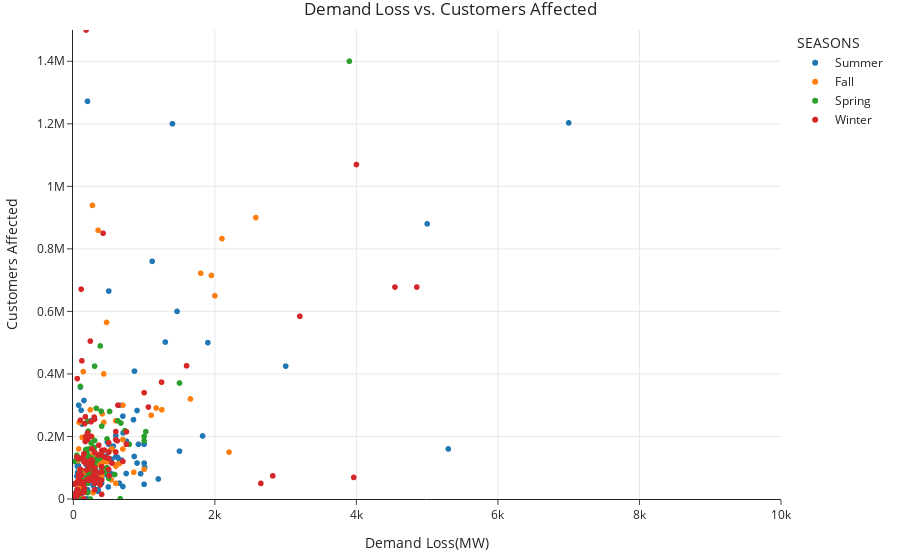

Notebook code cell kept with this figure:
### Code cell
fig = px.scatter(
    outages,
    x='DEMAND.LOSS.MW',
    y='CUSTOMERS.AFFECTED',
    title='Demand Loss vs. Customers Affected',
    labels={'CUSTOMERS.AFFECTED': 'Customers Affected', 'DEMAND.LOSS.MW': 'Demand Loss(MW)'},
    color='SEASONS'
)
fig.update_layout(
    xaxis_range=(-5, 10_000),
    yaxis_range=(-5, 1_500_000)
)
fig

### Figure 1 — Plotly figure (JSON) as saved in the notebook; plotly's stock layout.template omitted (floating-point values rounded to 4 significant figures; data arrays with more than 128 entries replaced by an {"elided": "..."} marker saying what was removed)
{"data": [{"hovertemplate": "SEASONS=Summer<br>Demand Loss(MW)=%{x}<br>Customers Affected=%{y}<extra></extra>", "legendgroup": "Summer", "marker": {"color": "#1F77B4", "symbol": "circle"}, "mode": "markers", "name": "Summer", "showlegend": true, "type": "scattergl", "x": {"elided": "459 int values"}, "xaxis": "x", "y": {"elided": "459 int values"}, "yaxis": "y"}, {"hovertemplate": "SEASONS=Fall<br>Demand Loss(MW)=%{x}<br>Customers Affected=%{y}<extra></extra>", "legendgroup": "Fall", "marker": {"color": "#FF7F0E", "symbol": "circle"}, "mode": "markers", "name": "Fall", "showlegend": true, "type": "scattergl", "x": {"elided": "226 int values"}, "xaxis": "x", "y": {"elided": "226 int values"}, "yaxis": "y"}, {"hovertemplate": "SEASONS=Spring<br>Demand Loss(MW)=%{x}<br>Customers Affected=%{y}<extra></extra>", "legendgroup": "Spring", "marker": {"color": "#2CA02C", "symbol": "circle"}, "mode": "markers", "name": "Spring", "showlegend": true, "type": "scattergl", "x": {"elided": "270 int values"}, "xaxis": "x", "y": {"elided": "270 int values"}, "yaxis": "y"}, {"hovertemplate": "SEASONS=Winter<br>Demand Loss(MW)=%{x}<br>Customers Affected=%{y}<extra></extra>", "legendgroup": "Winter", "marker": {"color": "#D62728", "symbol": "circle"}, "mode": "markers", "name": "Winter", "showlegend": true, "type": "scattergl", "x": {"elided": "326 int values"}, "xaxis": "x", "y": {"elided": "326 int values"}, "yaxis": "y"}], "layout": {"legend": {"title": {"text": "SEASONS"}, "tracegroupgap": 0}, "title": {"text": "Demand Loss vs. Customers Affected"}, "xaxis": {"anchor": "y", "domain": [0, 1], "range": [-5, 10000], "title": {"text": "Demand Loss(MW)"}}, "yaxis": {"anchor": "x", "domain": [0, 1], "range": [-5, 1500000], "title": {"text": "Customers Affected"}}}}
